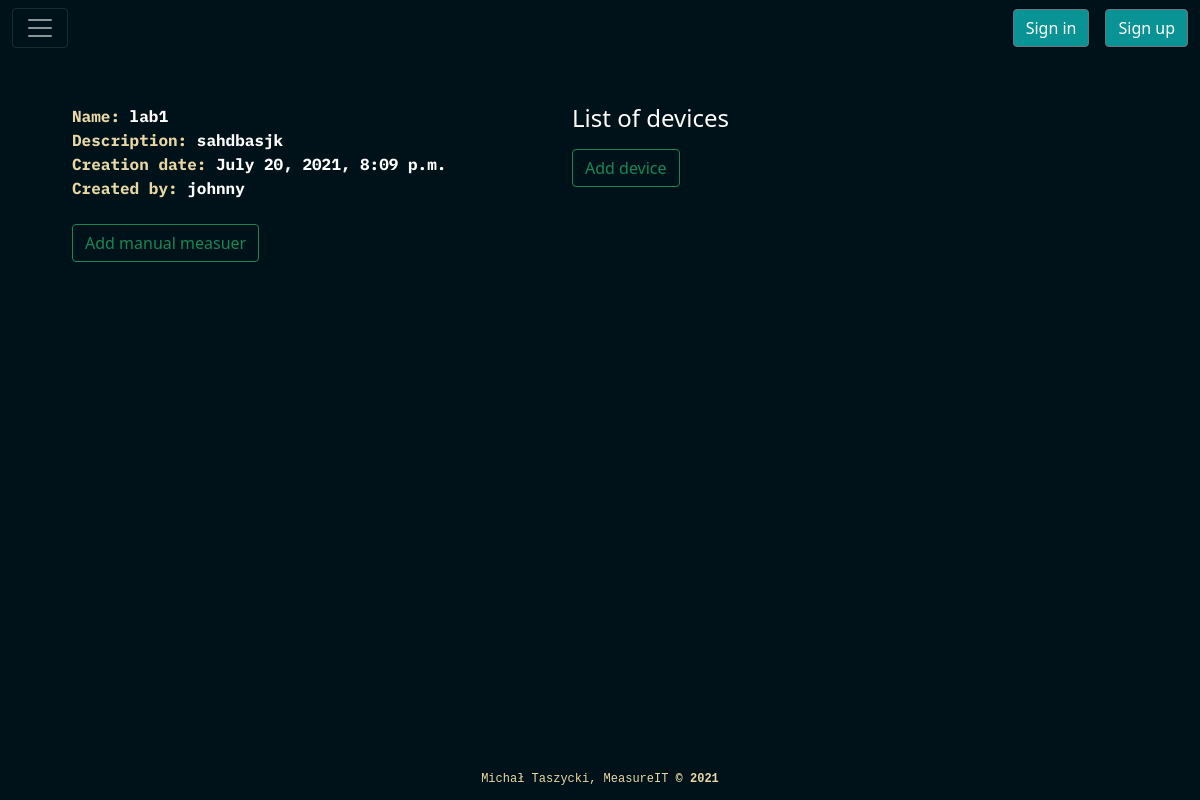
The app's page /lab/ef33s2/ with its own data.
### measureITapp/models.py (models this page shows, shortened)
class AllLabs(models.Model):
    name = models.CharField(max_length=100)
    password = models.CharField(max_length=100)
    description = models.TextField(blank=True)
    created = models.DateTimeField(auto_now_add=True)
    ip_adress = models.CharField(max_length=16)
    id_number = models.CharField(max_length=8)
    owner = models.ForeignKey(User,on_delete=models.CASCADE)

### measureITapp/views.py (the view, shortened to what this page needs)
# urls.py: path('lab/<str:id_number>/', views.labSite, name="labsite"),
def labSite(request, id_number):
    if request.method == "GET":
        lab_info = AllLabs.objects.filter(id_number = id_number)
        lab_devices = Device.objects.filter(lab = lab_info[0].id)
        return render(request,'measureit/labsite.html', {'lab_info':lab_info, 'lab_devices': lab_devices})

### measureITapp/templates/measureit/labsite.html (shortened to what this page needs)
{% extends 'measureit/base.html' %}
{% block content %}
{% load static %}
    <link rel="stylesheet" href="{% static 'assets/bootstrap/css/bootstrap.min.css' %}">
    <link rel="stylesheet" href="{% static 'assets/css/base_css.css' %}">
    <link rel="stylesheet" href="https://cdnjs.cloudflare.com/ajax/libs/animate.css/3.5.2/animate.min.css">
    <link rel="stylesheet" href="https://cdnjs.cloudflare.com/ajax/libs/aos/2.3.4/aos.css">
    <link rel="stylesheet" href="{% static 'assets/css/Login-Form-Dark.css' %}">
    <link rel="stylesheet" href="{% static 'assets/css/styles.css' %}">
    <link rel="stylesheet" type="text/css" href="{% static 'assets/css/custom.css' %}">
<div class="lab_cont row justify-content-start">
<div class="lab_info col-5">
{% for info in lab_info %}
<span> <b>Name: </b> {{info.name}} </span><br>
<span> <b>Description: </b>{{info.description}} </span><br>
<span> <b>Creation date: </b>{{info.created}} </span><br>
<span> <b>Created by: </b>{{info.owner}} </span><br>
<div class="measuer_buttons_cont">
<br>
<form method="POST">
<input type="submit" name="add_m_measuer"  value="Add manual measuer" class="btn btn-outline-success">
</form>
</div>
{% endfor %}
</div>
<div class="col-6 devices">
<h4> List of devices </h4>
{% if request.user.profile == info.owner %}
<form method="POST">
<input type="submit" name="add_device"  value="Add device" class="btn btn-outline-success">
</form>
{% else %}
<form method="POST">
<button> devices </button>
</form>
{% endif %}
</div>
</div>
{% endblock %}

### measureITapp/static/assets/css/custom.css (style rules this page uses)
.lab_cont { color: white; width:100%; }
.lab_cont b { color: #e9d8a6!important; }
.lab_info { margin: 4% 0% 0% 6%; }
.devices { margin-top: 4%; }
span { color: #fff; font-weight: bold; }

### measureITapp/static/assets/css/base_css.css (style rules this page uses)
body { height: 100%; min-height: 100%; background: #001219; }
span { font-family: 'IBM Plex Mono', monospace; }

### records on screen
AllLabs: name "lab1", description "sahdbasjk", created "July 20, 2021, 8:09 p.m.", owner "johnny"
